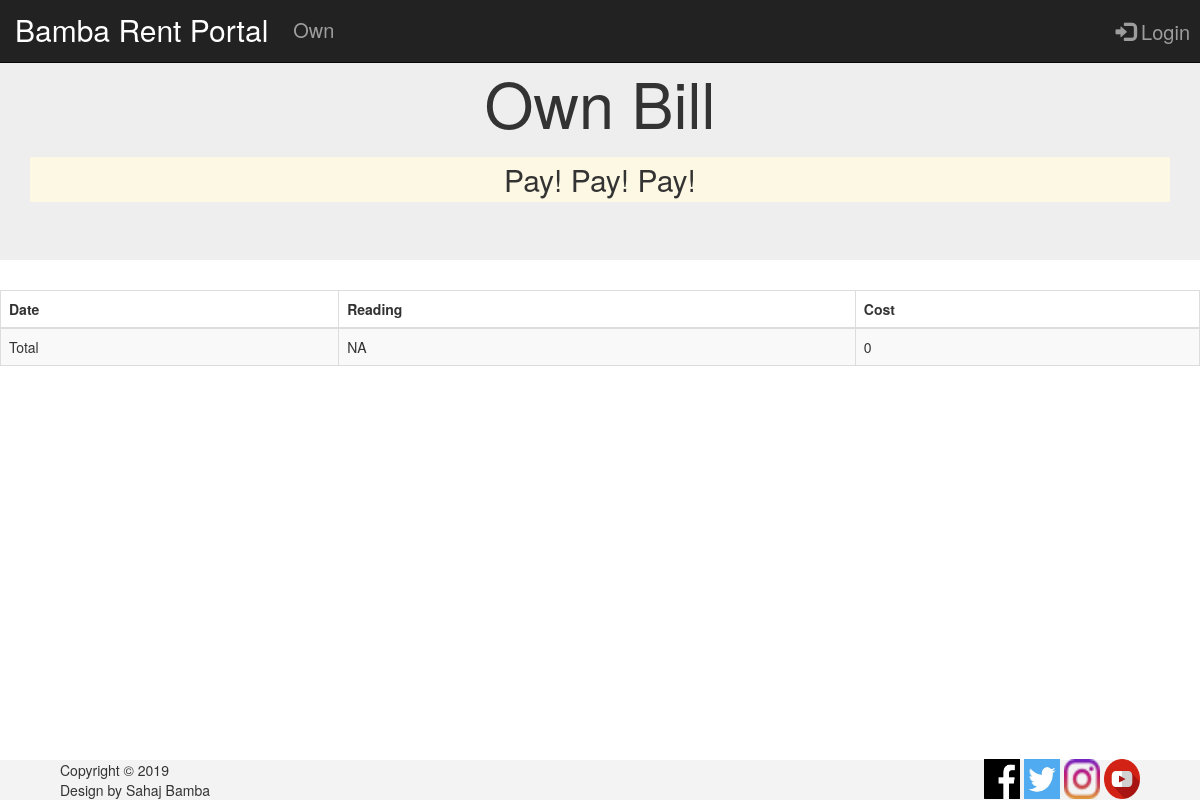
/accounts/own/, run on an earlier commit of the app's database.
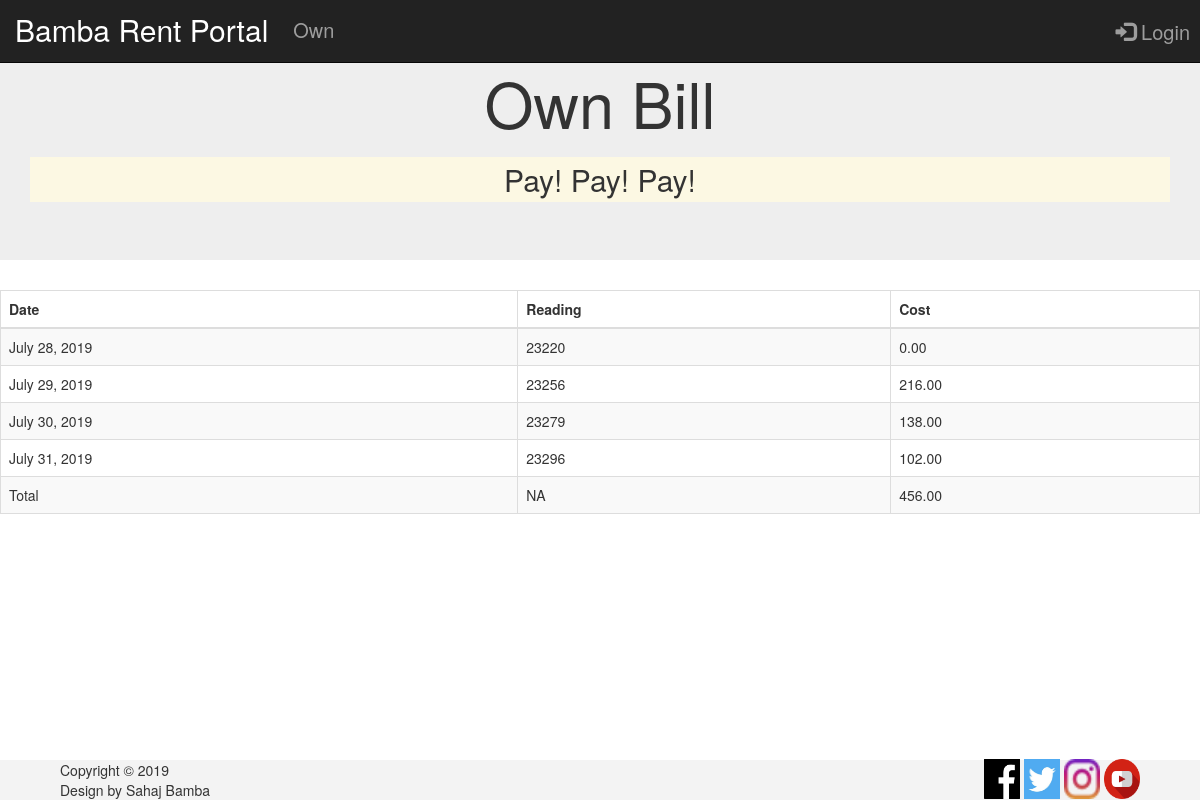
And on a later commit of the database.
### accounts/models.py (models this page shows, shortened)
class own_bill(models.Model):
    date = models.DateField(verbose_name="date")
    reading = models.IntegerField(verbose_name="reading")
    cost = models.DecimalField(verbose_name="cost", max_digits=10, decimal_places=2)
    type = models.IntegerField(verbose_name="type")

### accounts/views.py (the view)
def own(request):
    x = own_bill.objects.all().order_by("date")
    r=0
    for a in x:
       r += a.cost
    return render(request, 'accounts/own.html', {'tmp': x, 'total': r})

### accounts/templates/accounts/own.html (shortened to what this page needs)
{% extends 'base.html' %}
{% load static %}
{% block statics %}
    <link rel="stylesheet" type="text/css" href="{% static 'home_electric/stylesheet/own.css' %} " >
{% endblock %}
{% block title2 %}
    Own Bill
{% endblock %}
{% block quote %}
    Pay! Pay! Pay!
{% endblock %}
{% block content %}
    <table class="table table-bordered table-striped">
        <thead>
            <tr>
                <th>Date</th>
                <th>Reading</th>
                <th>Cost</th>
            </tr>
        </thead>
        <tbody>
        {% for i in tmp %}
            <tr>
                <td>{{ i.date }}</td>
                <td>{{ i.reading }}</td>
                <td>{{ i.cost }}</td>
            </tr>
        {% endfor %}
            <tr>
                <td>    Total   </td>
                <td>    NA      </td>
                <td>    {{ total }}</td>
            </tr>
        </tbody>
    </table>
{% endblock %}

### home_electric/templates/base.html (shortened to what this page needs)
{% load static  %}
<!DOCTYPE html>
<html>
	<head>
	    <meta name="viewport" content="width=device-width, initial-scale=1.0, maximum-scale=1.0, user-scalable=0">	<link rel="stylesheet" href="https://maxcdn.bootstrapcdn.com/bootstrap/3.3.7/css/bootstrap.min.css">
	    <link rel="stylesheet" type="text/css" href="{% static 'home_electric/stylesheet/base.css' %}">
        {% block statics %}
        {% endblock %}
    </head>
	<body>
		<nav class="navbar navbar-fixed-top navbar-inverse">
		    <div class="container-fluid">
			    <div class="navbar-header">
                    <div class="active"><a class="navbar-brand active" href="{% url 'home' %}">Bamba Rent Portal</a>
                    </div>
			    </div>
                <div class="collapse navbar-collapse" id="main-nav-bar">
                    <ul class="nav navbar-nav">
                        <li><a href="{% url 'accounts:own' %}">Own</a></li>
                    </ul>
                    <ul class="nav navbar-nav navbar-right" >
                        {% if 'gamer' in request.session %}
                            <li class="dropdown"><a class="dropdown-toggle" data-toggle="dropdown" href="#"> {{ request.session.gamer }} <span class="caret"></span></a>
                                <ul class="dropdown-menu">
                                    <li>
                                        <form class="logout-link" action="{% url 'accounts:logout' %}" method="post">
                                            {% csrf_token %}
                                            <button type="submit"> Logout </button>
                                        </form>
                                    </li>
                                </ul>
                            </li>
                        {% else %}
                            <li><a href="{% url 'accounts:login' %}"><span class="glyphicon glyphicon-log-in"></span> Login</a></li>
                        {% endif %}
                    </ul>
                </div>
            </div>
		</nav>
        <div class="main" style="max-height: 100%; height: 100%; min-height: 570px; width: 100%;left: 0px;top: 0px;">
            <div class="jumbotron">
                <div class="container text-center">
                    <h1>
                        {% block title2 %}
                        {% endblock %}
                    </h1>
                    <strong>
                        <h2 class="mark">
                            {% block quote %}
                            {% endblock %}
                        </h2>
                    </strong>
                </div>
            </div>
            {% block content %}
            {% endblock %}
        </div>
        <div class="footer" >
            <div class="txt" style="position: relative; left: 5%;">
                Copyright © 2019<br> Design by Sahaj Bamba
            </div>
			<div class="social" >
				<div class="tag" >
                    <div class="image" style=" border: solid 0px red; background-image: url({% static 'home_electric/pictures/logos/fb.jpg'%});" >
                    </div>
                </div>
                <div class="tag" >
                    <div class="image" style="background-image: url({% static 'home_electric/pictures/logos/twitter.jpg'%}); " >
                    </div>
                </div>
                <div class="tag" >
                    <div class="image" style=" border: solid 0px red; background-image: url({% static 'home_electric/pictures/logos/instagram.png'%}); " >
                    </div>
                </div>
                <div class="tag" >
                    <div class="image" style=" border: solid 0px red; background-image: url({% static 'home_electric/pictures/logos/youtube.png'%}); " >
                    </div>
				</div>
            </div>
       </div>
	</body>
</html>

### accounts/static/home_electric/stylesheet/base.css (style rules this page uses)
.navbar-brand { padding: 20px 15px; font-size: 30px; }
#main-nav-bar>ul>li>a { padding: 20px 10px; font-size:20px }
.tag { height: 100%; width: 3%;display: inline-block; }
.social { text-align: right; height: 100%; width: 100%; position: absolute; bottom: 1px; display: block; right: 5%; }
.footer { position: fixed; bottom: 0%; left: 0%; height: 5%; display: block; border: solid 0px blue; width: 100%; background-color: #f3f3f3; z-index: 5; }
.image { display: inline-block; height: 100%; width: 100%; background-size: 100% 100%; }
.main { position: fixed; height: 82%; width: 90%; left: 5%; top: 11%; display: block; border: solid 0px black; z-index: 3; overflow: auto; min-height: 540px; }

What changed in the data, as far as the page shows it:
added own_bill: date "July 28, 2019", reading "23220", cost "0.00"
added own_bill: date "July 29, 2019", reading "23256", cost "216.00"
added own_bill: date "July 30, 2019", reading "23279", cost "138.00"
added own_bill: date "July 31, 2019", reading "23296", cost "102.00"
Also different on the page:
{{ total }}: "0" → "456.00"
